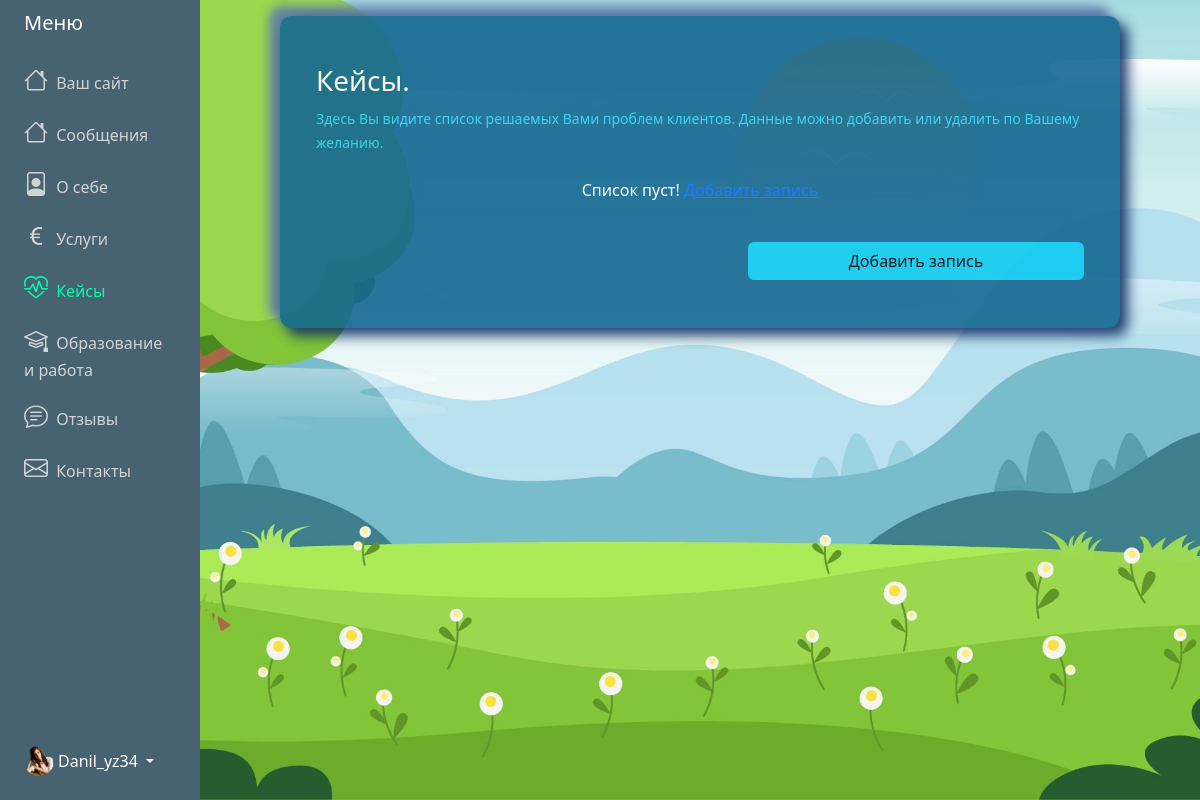
Page /adminPanel/cases/ (signed in) on the earlier database version.
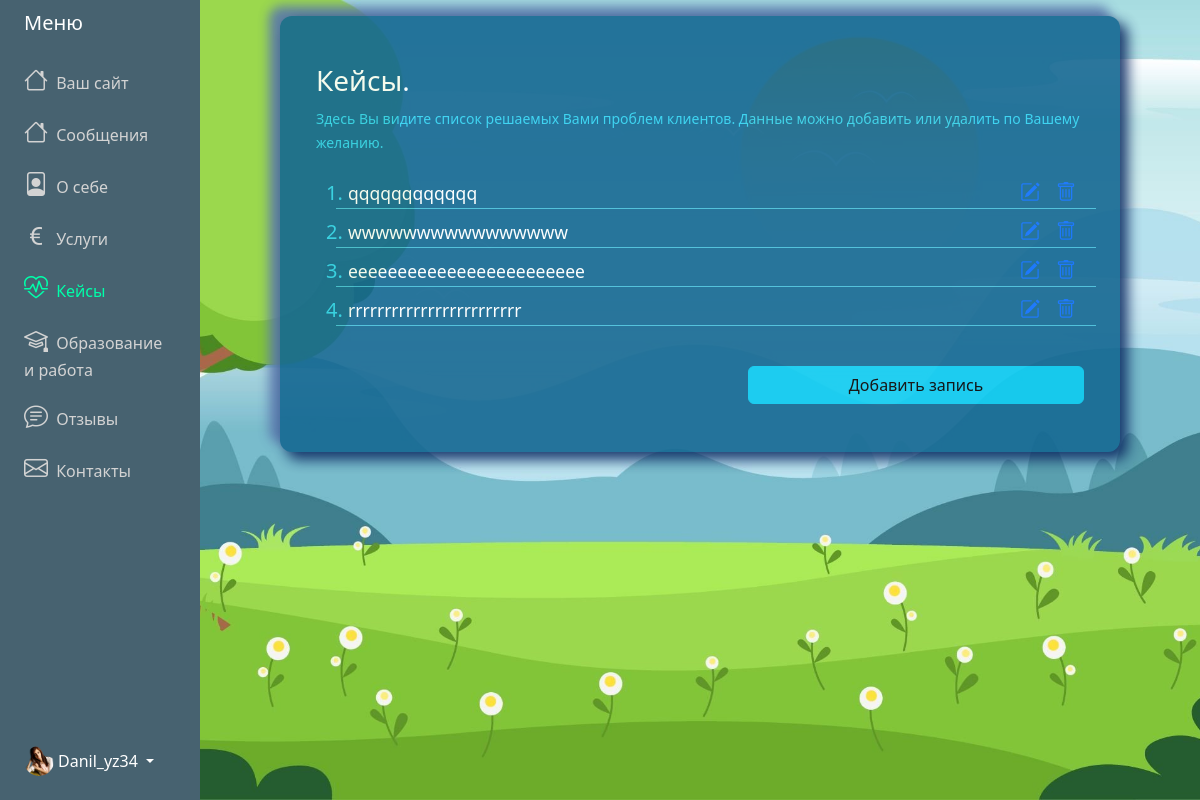
Same page on the later database version.
### adminPanel/models.py (models this page shows)
class Case(models.Model):
    post = models.TextField(null=False, blank=False)
    user = models.ForeignKey(User, on_delete=models.CASCADE)

### adminPanel/views.py (the view)
# urls.py: path('adminPanel/cases/', MyCaseView.as_view(), name="cases"),
class MyCaseView(LoginRequiredMixin,ListView):
    model = Case
    template_name = "adminPanel/case.html"
    context_object_name = "posts"
    def get_context_data(self, **kwargs):
        context = super().get_context_data(**kwargs)
        context['posts'] = context['posts'].filter(user_id=self.request.user.id)
        context['title'] = 'Решаемые проблемы'
        context['active'] = 'cases'
        context['menu'] = request_menu(self.request)
        return context

### adminPanel/views.py (called while the page is built)
def request_menu(request):
    user_id = request.user.id  # Получаем id текущего пользователя
    menu = Menu.objects.filter(user_id=user_id).first()  # Используем user_id для фильтрации
    return menu

### adminPanel/templates/adminPanel/case.html (shortened to what this page needs)
{% extends "adminPanel/base.html" %}
{% block content %}
<div class="container">
    <div id="innerPage">
        <div class="row align-items-center justify-content-center">
            <div class="col-12 text-white px-5 pt-5">
                <div class="lead">
                    <h3>Кейсы.</h3>
                    <p class="fs-6 mb-4">
                        <small class="label-color">Здесь Вы видите список решаемых Вами проблем клиентов. Данные можно добавить или удалить по Вашему желанию.</small>
                    </p>
                </div>
                {% if posts %}
                <ol class="categories">
                    {% for post in posts %}
                    <li class="label-color fs-5">
                        <div class="row mt-2" style="border-bottom: 1px solid #45bdd9;">
                            <div class="col-9">
                                <a href="{% url 'update-case' post.id %}" style="text-decoration: none;color: #ffffff;">
                                    <small>{{ post.post }}</small>
                                </a>
                            </div>
                            <div class="task-controls col-3 card-text d-flex">
                                <a class="edit px-2 ms-auto" href="{% url 'update-case' post.id %}">
                                    <i class="bi bi-pencil-square"></i></a>
                                <a class="edit px-2" href="{% url 'delete-case' post.id %}"><i class="bi bi-trash"></i></a>
                            </div>
                        </div>
                    </li>
                    {%endfor%}
                </ol>
                {% else %}
                <p class="text-center"> Список пуст!
                    <a href="{% url 'create-case' %}">Добавить запись</a>
                </p>
                {% endif %}
            </div>
        </div>
        <div class="row align-items-center justify-content-center">
            <div class="col-sm-6 col-xs-12 d-sm-block  px-5 pb-5">
                <a href="{% url 'create-case' %}" class="btn btn-info mt-4 w-100"
                    id="cases-brn">Добавить запись</a>
            </div>
        </div>
    </div>
</div>
{% endblock content %}

Differences in the rows shown:
added Case: post "qqqqqqqqqqqq"
added Case: post "wwwwwwwwwwwwwwww"
added Case: post "eeeeeeeeeeeeeeeeeeeeeeee"
added Case: post "rrrrrrrrrrrrrrrrrrrrrrrr"
Other differences:
text no longer shown: "Список пуст!"
